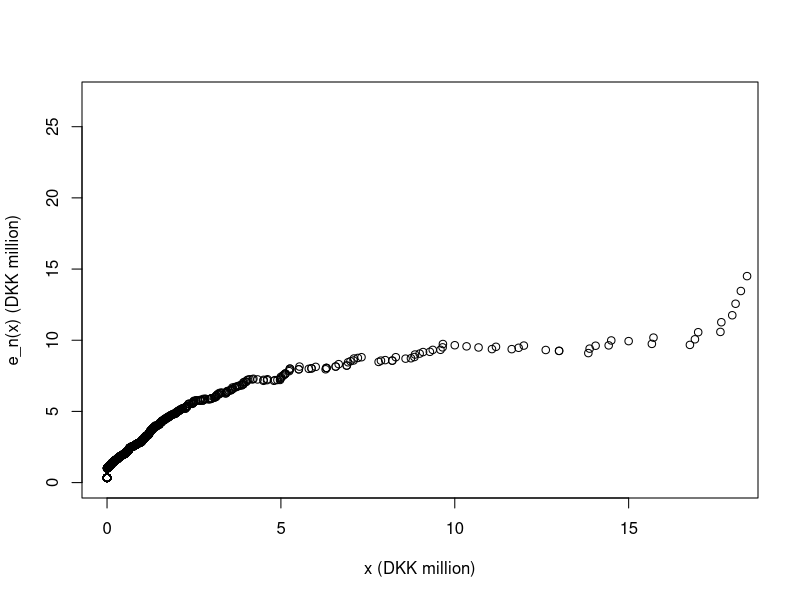

The R source for this figure:
# clear variables and close windows
rm(list = ls(all = TRUE))
graphics.off()

samplemef = function(data, xaxis) {
    # SAMPLEMEF Sample mean excess function.  RES = SAMPLEMEF (DATA, XAXIS) returns the value of the sample mean excess function
    # for the vector DATA in the points from vector XAXIS.
    
    
    sorteddata = sort(data)
    dataLength = length(sorteddata)
    resLength = length(xaxis)
    res = xaxis
    
    
    i = 0
    valuesOnTheLeft = 0
    smef = mean(sorteddata[1:dataLength])
    
    while (i < resLength) {
        i = i + 1
        while (sorteddata[valuesOnTheLeft + 1] < xaxis[i]) {
            valuesOnTheLeft = valuesOnTheLeft + 1
        }
        smef = mean(sorteddata[(valuesOnTheLeft + 1):dataLength])
        res[i] = smef - xaxis[i]
    }
    return(res)
}


# load the data
data = read.table("dfl.txt")
data = data[, 5]
xaxis = sort(data)

# calculate empirical mean excess function on dfl data
sampleMef = samplemef(data, xaxis)
sampleMef = sampleMef/1e+06

xaxis = xaxis/1e+06

plot(xaxis, sampleMef, col = "black", xlab = "x (DKK million)", ylab = "e_n(x) (DKK million)", xlim = c(0, 18), ylim = c(0, 
    max(sampleMef))) 
